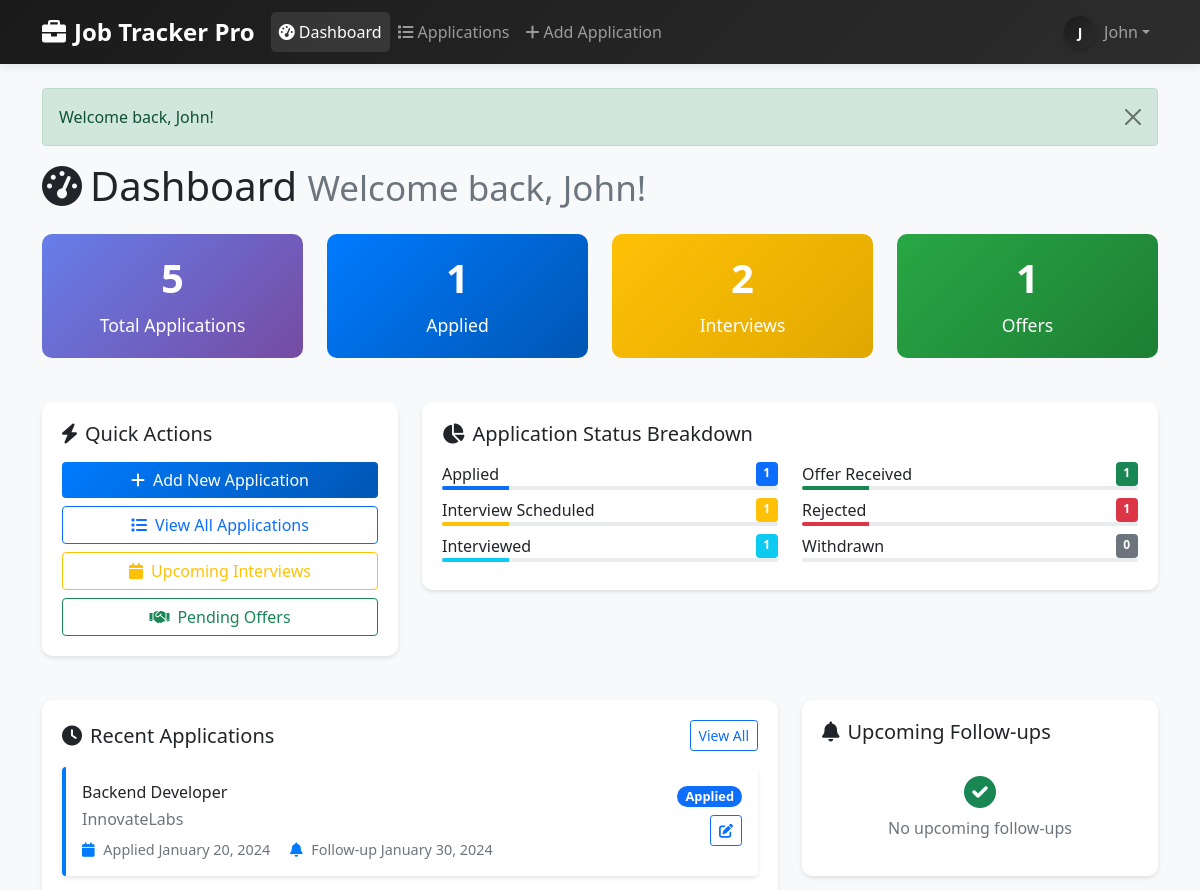
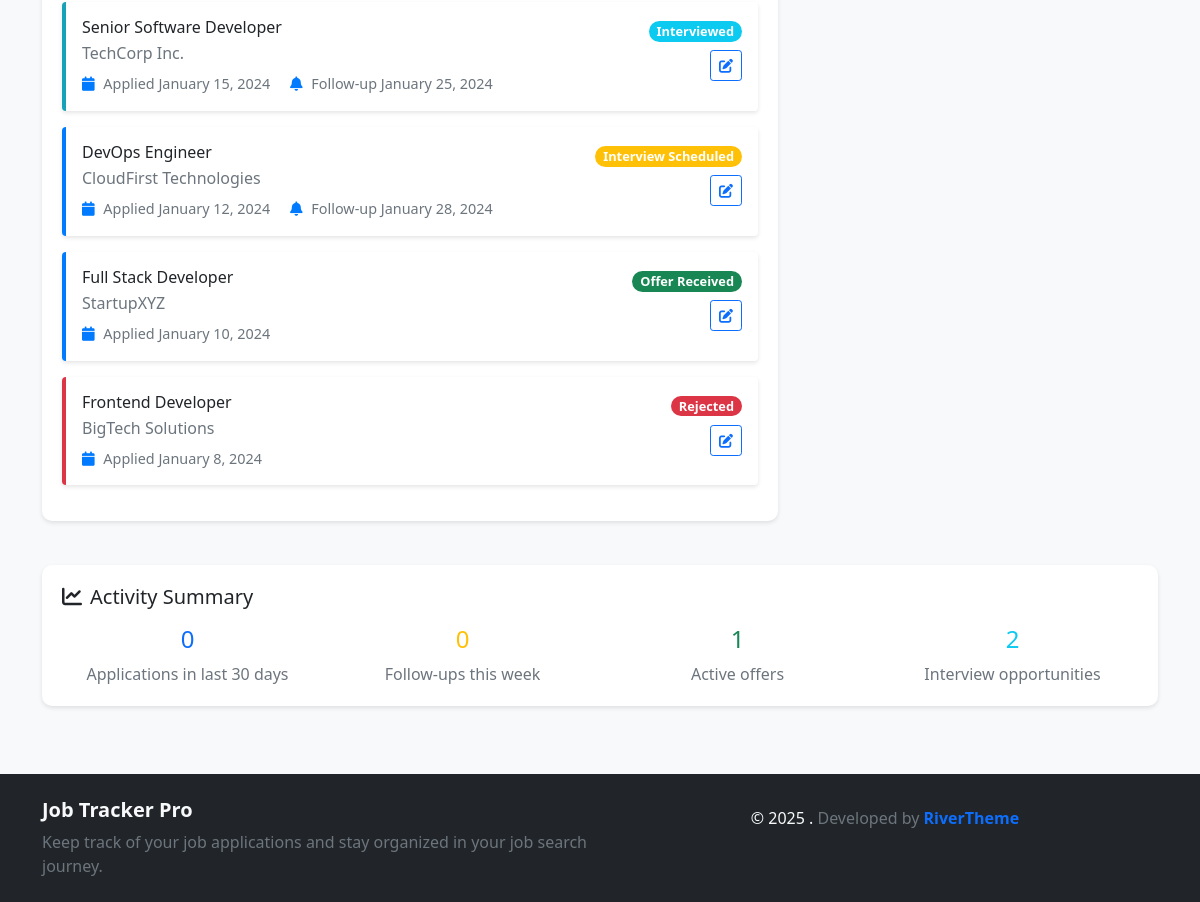
/dashboard.php (signed in), run on the app's committed database (2 pictures, top to bottom).
### tables this page shows
CREATE TABLE IF NOT EXISTS users (
    id INT AUTO_INCREMENT PRIMARY KEY,
    username VARCHAR(50) UNIQUE NOT NULL,
    email VARCHAR(100) UNIQUE NOT NULL,
    password_hash VARCHAR(255) NOT NULL,
    first_name VARCHAR(50) NOT NULL,
    last_name VARCHAR(50) NOT NULL,
    created_at TIMESTAMP DEFAULT CURRENT_TIMESTAMP,
    updated_at TIMESTAMP DEFAULT CURRENT_TIMESTAMP ON UPDATE CURRENT_TIMESTAMP
);

CREATE TABLE IF NOT EXISTS job_applications (
    id INT AUTO_INCREMENT PRIMARY KEY,
    user_id INT NOT NULL,
    company_name VARCHAR(200) NOT NULL,
    job_title VARCHAR(200) NOT NULL,
    job_description TEXT,
    application_date DATE NOT NULL,
    status ENUM('applied', 'interview_scheduled', 'interviewed', 'offer_received', 'rejected', 'withdrawn') DEFAULT 'applied',
    salary_range VARCHAR(100),
    job_location VARCHAR(200),
    job_url VARCHAR(500),
    contact_person VARCHAR(100),
    contact_email VARCHAR(100),
    contact_phone VARCHAR(20),
    follow_up_date DATE,
    notes TEXT,
    created_at TIMESTAMP DEFAULT CURRENT_TIMESTAMP,
    updated_at TIMESTAMP DEFAULT CURRENT_TIMESTAMP ON UPDATE CURRENT_TIMESTAMP,
    FOREIGN KEY (user_id) REFERENCES users(id) ON DELETE CASCADE,
    INDEX idx_user_status (user_id, status),
    INDEX idx_application_date (application_date),
    INDEX idx_follow_up_date (follow_up_date)
);

### dashboard.php (the view, shortened to what the rows shown need)
<?php
require_once 'includes/header.php';
$user = getCurrentUser();
$userId = getCurrentUserId();
$stats = getApplicationStats($userId);
$recentApplications = getUserApplications($userId, null, 5);
?>
<div class="container">
    <div class="row">
        <div class="col-12">
            <h1 class="mb-4">
                <i class="fas fa-tachometer-alt me-2"></i>Dashboard
                <small class="text-muted">Welcome back, <?php echo htmlspecialchars($user['first_name']); ?>!</small>
            </h1>
        </div>
    </div>
    <div class="row">
        <div class="col-lg-3 col-md-6 mb-4">
            <div class="stat-card total">
                <h3><?php echo $stats['total']; ?></h3>
                <p>Total Applications</p>
            </div>
        </div>
        <div class="col-lg-3 col-md-6 mb-4">
            <div class="stat-card applied">
                <h3><?php echo $stats['applied']; ?></h3>
                <p>Applied</p>
            </div>
        </div>
        <div class="col-lg-3 col-md-6 mb-4">
            <div class="stat-card interview">
                <h3><?php echo $stats['interview_scheduled'] + $stats['interviewed']; ?></h3>
                <p>Interviews</p>
            </div>
        </div>
        <div class="col-lg-3 col-md-6 mb-4">
            <div class="stat-card offer">
                <h3><?php echo $stats['offer_received']; ?></h3>
                <p>Offers</p>
            </div>
        </div>
    </div>
    <div class="row">
        <div class="col-lg-8 mb-4">
            <div class="dashboard-card">
                <div class="row">
                    <div class="col-md-6">
                        <div class="mb-2">
                            <div class="d-flex justify-content-between">
                                <span>Applied</span>
                                <span class="badge bg-primary"><?php echo $stats['applied']; ?></span>
                            </div>
                        </div>
                        <div class="mb-2">
                            <div class="d-flex justify-content-between">
                                <span>Interview Scheduled</span>
                                <span class="badge bg-warning"><?php echo $stats['interview_scheduled']; ?></span>
                            </div>
                        </div>
                        <div class="mb-2">
                            <div class="d-flex justify-content-between">
                                <span>Interviewed</span>
                                <span class="badge bg-info"><?php echo $stats['interviewed']; ?></span>
                            </div>
                        </div>
                    </div>
                    <div class="col-md-6">
                        <div class="mb-2">
                            <div class="d-flex justify-content-between">
                                <span>Offer Received</span>
                                <span class="badge bg-success"><?php echo $stats['offer_received']; ?></span>
                            </div>
                        </div>
                        <div class="mb-2">
                            <div class="d-flex justify-content-between">
                                <span>Rejected</span>
                                <span class="badge bg-danger"><?php echo $stats['rejected']; ?></span>
                            </div>
                        </div>
                    </div>
                </div>
            </div>
        </div>
    </div>
    <div class="row">
        <div class="col-lg-8 mb-4">
            <div class="dashboard-card">
                <?php if (empty($recentApplications)): ?>
                    <div class="text-center py-4">
                        <i class="fas fa-briefcase fa-3x text-muted mb-3"></i>
                        <h6 class="text-muted">No applications yet</h6>
                        <p class="text-muted">Start tracking your job applications by adding your first one.</p>
                        <a href="add_application.php" class="btn btn-primary">
                            <i class="fas fa-plus me-2"></i>Add Application
                        </a>
                    </div>
                <?php else: ?>
                    <?php foreach ($recentApplications as $application): ?>
                    <div class="card application-card <?php echo $application['status']; ?> mb-3">
                        <div class="card-body">
                            <div class="d-flex justify-content-between align-items-start">
                                <div>
                                    <h6 class="card-title mb-1"><?php echo htmlspecialchars($application['job_title']); ?></h6>
                                    <p class="card-text text-muted mb-2"><?php echo htmlspecialchars($application['company_name']); ?></p>
                                    <div class="application-meta">
                                        <i class="fas fa-calendar"></i>
                                        Applied <?php echo formatDate($application['application_date']); ?>
                                        <?php if ($application['follow_up_date']): ?>
                                            <span class="ms-3">
                                                <i class="fas fa-bell"></i>
                                                Follow-up <?php echo formatDate($application['follow_up_date']); ?>
                                            </span>
                                        <?php endif; ?>
                                    </div>
                                </div>
                                <div class="text-end">
                                    <span class="badge status-badge <?php echo getStatusBadgeClass($application['status']); ?>">
                                        <?php echo getStatusDisplayName($application['status']); ?>
                                    </span>
                                    <div class="mt-2">
                                        <a href="edit_application.php?id=<?php echo $application['id']; ?>" class="btn btn-sm btn-outline-primary">
                                            <i class="fas fa-edit"></i>
                                        </a>
                                    </div>
                                </div>
                            </div>
                        </div>
                    </div>
                    <?php endforeach; ?>
                <?php endif; ?>
            </div>
        </div>
    </div>
    <div class="row">
        <div class="col-12">
            <div class="dashboard-card">
                <div class="row text-center">
                    <div class="col-md-3">
                        <h4 class="text-success"><?php echo $stats['offer_received']; ?></h4>
                        <p class="text-muted mb-0">Active offers</p>
                    </div>
                    <div class="col-md-3">
                        <h4 class="text-info"><?php echo $stats['interview_scheduled'] + $stats['interviewed']; ?></h4>
                        <p class="text-muted mb-0">Interview opportunities</p>
                    </div>
                </div>
            </div>
        </div>
    </div>
</div>
<?php require_once 'includes/footer.php'; ?>

### includes/header.php (shortened to what the rows shown need)
<?php
require_once 'includes/functions.php';
?>
<!DOCTYPE html>
<html lang="en">
<head>
    <link href="https://cdn.jsdelivr.net/npm/bootstrap@5.1.3/dist/css/bootstrap.min.css" rel="stylesheet">
    <link href="https://cdnjs.cloudflare.com/ajax/libs/font-awesome/6.0.0/css/all.min.css" rel="stylesheet">
    <link href="assets/css/style.css" rel="stylesheet">
</head>
<body>
    <nav class="navbar navbar-expand-lg navbar-dark" style="background: linear-gradient(135deg, #1a1a1a 0%, #2d2d2d 100%); box-shadow: 0 2px 10px rgba(0,0,0,0.1);">
        <div class="container">
            <div class="collapse navbar-collapse" id="navbarNav">
                <ul class="navbar-nav">
                    <?php if (isLoggedIn()): ?>
                        <?php $user = getCurrentUser(); ?>
                        <?php if ($user): ?>
                        <li class="nav-item dropdown">
                            <a class="nav-link dropdown-toggle d-flex align-items-center" href="#" id="navbarDropdown" role="button" data-bs-toggle="dropdown" aria-expanded="false">
                                <div style="width: 32px; height: 32px; border-radius: 50%; background: linear-gradient(135deg, #1a1a1a 0%, #2d2d2d 100%); display: flex; align-items: center; justify-content: center; box-shadow: 0 2px 4px rgba(0,0,0,0.2); margin-right: 8px;">
                                    <span style="color: white; font-weight: bold; font-size: 14px; text-transform: uppercase;"><?php echo strtoupper(substr($user['first_name'], 0, 1)); ?></span>
                                </div>
                                <span><?php echo htmlspecialchars($user['first_name']); ?></span>
                            </a>
                        </li>
                        <?php endif; ?>
                    <?php endif; ?>
                </ul>
            </div>
        </div>
    </nav>
    <main class="container-fluid mt-4">

### data on the page
users: first_name "J", first_name "John"
job_applications: id "5", user "1", $stats['interview_scheduled'] + $stats['interviewed'] "2", job_title "DevOps Engineer", company_name "CloudFirst Technologies", application_date "January 12, 2024", follow_up_date "January 28, 2024", status "Interview Scheduled"
job_applications: job_title "Backend Developer", company_name "InnovateLabs", application_date "January 20, 2024", follow_up_date "January 30, 2024", status "Applied"
job_applications: job_title "Senior Software Developer", company_name "TechCorp Inc.", application_date "January 15, 2024", follow_up_date "January 25, 2024", status "Interviewed"
job_applications: job_title "Full Stack Developer", company_name "StartupXYZ", application_date "January 10, 2024", status "Offer Received"
job_applications: job_title "Frontend Developer", company_name "BigTech Solutions", application_date "January 8, 2024", status "Rejected"

### other printed values
$flashMessage['message'] "Welcome back, John!"
$stats['withdrawn'] "0"
$stats['recent'] "0"
$stats['upcoming_followups'] "0"
